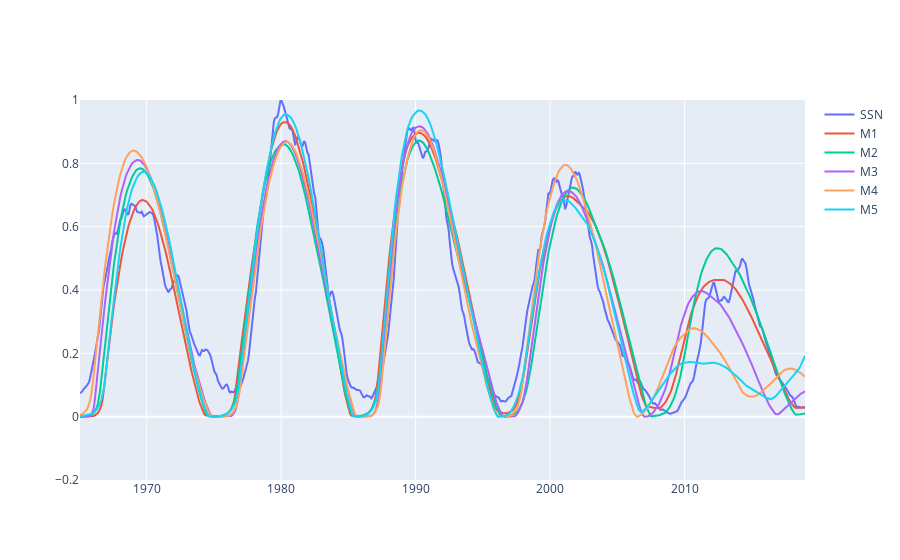

The notebook cell saved with this chart:
### Code cell
fig = go.Figure()

fig.add_trace(go.Scatter(x=df['decimal_date'], y=df['SSN'], name='SSN'))

for i in range(1, 6):
    fig.add_trace(go.Scatter(x=df['decimal_date'], y=df[f'M{i}'], name=f'M{i}', visible=True))

fig.update_yaxes(range=[-0.2, 1])
fig.show()

### Figure 1 — Plotly figure (JSON) as saved in the notebook; plotly's stock layout.template omitted (floating-point values rounded to 4 significant figures; data arrays with more than 128 entries replaced by an {"elided": "..."} marker saying what was removed)
{"data": [{"name": "SSN", "type": "scatter", "x": {"elided": "648 float values"}, "y": {"elided": "648 float values"}}, {"name": "M1", "type": "scatter", "visible": true, "x": {"elided": "648 float values"}, "y": {"elided": "648 float values"}}, {"name": "M2", "type": "scatter", "visible": true, "x": {"elided": "648 float values"}, "y": {"elided": "648 float values"}}, {"name": "M3", "type": "scatter", "visible": true, "x": {"elided": "648 float values"}, "y": {"elided": "648 float values"}}, {"name": "M4", "type": "scatter", "visible": true, "x": {"elided": "648 float values"}, "y": {"elided": "648 float values"}}, {"name": "M5", "type": "scatter", "visible": true, "x": {"elided": "648 float values"}, "y": {"elided": "648 float values"}}], "layout": {"yaxis": {"range": [-0.2, 1]}}}
